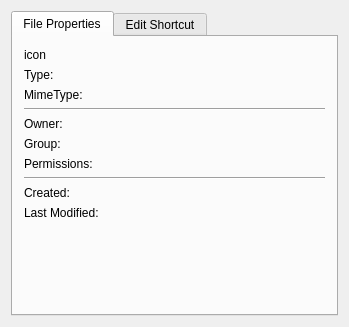
<?xml version="1.0" encoding="UTF-8"?>
<ui version="4.0">
 <class>Dialog</class>
 <widget class="QDialog" name="Dialog">
  <property name="geometry">
   <rect>
    <x>0</x>
    <y>0</y>
    <width>349</width>
    <height>327</height>
   </rect>
  </property>
  <property name="windowTitle">
   <string>File Information</string>
  </property>
  <layout class="QVBoxLayout" name="verticalLayout">
   <item>
    <widget class="QTabWidget" name="tabWidget">
     <property name="currentIndex">
      <number>0</number>
     </property>
     <property name="tabBarAutoHide">
      <bool>true</bool>
     </property>
     <widget class="QWidget" name="tab_file">
      <attribute name="title">
       <string>File Properties</string>
      </attribute>
      <layout class="QFormLayout" name="formLayout">
       <item row="0" column="0">
        <widget class="QLabel" name="label_file_icon">
         <property name="text">
          <string notr="true">icon</string>
         </property>
         <property name="alignment">
          <set>Qt::AlignCenter</set>
         </property>
        </widget>
       </item>
       <item row="3" column="0" colspan="2">
        <widget class="Line" name="line_2">
         <property name="sizePolicy">
          <sizepolicy hsizetype="Expanding" vsizetype="Fixed">
           <horstretch>0</horstretch>
           <verstretch>0</verstretch>
          </sizepolicy>
         </property>
         <property name="orientation">
          <enum>Qt::Horizontal</enum>
         </property>
        </widget>
       </item>
       <item row="4" column="0">
        <widget class="QLabel" name="label">
         <property name="text">
          <string>Owner:</string>
         </property>
        </widget>
       </item>
       <item row="4" column="1">
        <widget class="QLabel" name="label_file_owner">
         <property name="text">
          <string notr="true"/>
         </property>
        </widget>
       </item>
       <item row="5" column="0">
        <widget class="QLabel" name="label_3">
         <property name="text">
          <string>Group:</string>
         </property>
        </widget>
       </item>
       <item row="5" column="1">
        <widget class="QLabel" name="label_file_group">
         <property name="text">
          <string notr="true"/>
         </property>
        </widget>
       </item>
       <item row="6" column="0">
        <widget class="QLabel" name="label_11">
         <property name="text">
          <string>Permissions:</string>
         </property>
        </widget>
       </item>
       <item row="9" column="0" colspan="2">
        <widget class="Line" name="line_3">
         <property name="orientation">
          <enum>Qt::Horizontal</enum>
         </property>
        </widget>
       </item>
       <item row="10" column="0">
        <widget class="QLabel" name="label_7">
         <property name="text">
          <string>Created:</string>
         </property>
        </widget>
       </item>
       <item row="10" column="1">
        <widget class="QLabel" name="label_file_created">
         <property name="toolTip">
          <string>Note: The time a file was created might be more recent than the time modified if the file permissions were changed recently.</string>
         </property>
         <property name="text">
          <string notr="true"/>
         </property>
        </widget>
       </item>
       <item row="11" column="0">
        <widget class="QLabel" name="label_2">
         <property name="text">
          <string>Last Modified:</string>
         </property>
        </widget>
       </item>
       <item row="1" column="0">
        <widget class="QLabel" name="label_5">
         <property name="text">
          <string>Type:</string>
         </property>
        </widget>
       </item>
       <item row="2" column="0">
        <widget class="QLabel" name="label_6">
         <property name="text">
          <string>MimeType:</string>
         </property>
        </widget>
       </item>
       <item row="2" column="1">
        <widget class="QLabel" name="label_file_mimetype">
         <property name="text">
          <string notr="true"/>
         </property>
        </widget>
       </item>
       <item row="1" column="1">
        <widget class="QLabel" name="label_file_type">
         <property name="text">
          <string notr="true"/>
         </property>
        </widget>
       </item>
       <item row="6" column="1">
        <widget class="QLabel" name="label_file_perms">
         <property name="text">
          <string notr="true"/>
         </property>
        </widget>
       </item>
       <item row="11" column="1">
        <widget class="QLabel" name="label_file_modified">
         <property name="text">
          <string notr="true"/>
         </property>
        </widget>
       </item>
      </layout>
     </widget>
     <widget class="QWidget" name="tab_deskedit">
      <attribute name="title">
       <string>Edit Shortcut</string>
      </attribute>
      <layout class="QVBoxLayout" name="verticalLayout_2">
       <property name="spacing">
        <number>2</number>
       </property>
       <property name="leftMargin">
        <number>4</number>
       </property>
       <property name="topMargin">
        <number>4</number>
       </property>
       <property name="rightMargin">
        <number>4</number>
       </property>
       <property name="bottomMargin">
        <number>4</number>
       </property>
       <item>
        <layout class="QGridLayout" name="gridLayout">
         <item row="3" column="0" alignment="Qt::AlignRight">
          <widget class="QLabel" name="lblWorkingDir">
           <property name="text">
            <string>Working dir:</string>
           </property>
          </widget>
         </item>
         <item row="3" column="2">
          <widget class="QPushButton" name="pbWorkingDir">
           <property name="enabled">
            <bool>true</bool>
           </property>
           <property name="text">
            <string/>
           </property>
           <property name="icon">
            <iconset>
             <normalon>../../../../usr/local/share/icons/gnome/32x32/places/folder.png</normalon>
            </iconset>
           </property>
          </widget>
         </item>
         <item row="2" column="2">
          <widget class="QPushButton" name="pbCommand">
           <property name="text">
            <string/>
           </property>
           <property name="icon">
            <iconset>
             <normalon>../../../../usr/local/share/icons/gnome/32x32/actions/gnome-run.png</normalon>
            </iconset>
           </property>
          </widget>
         </item>
         <item row="5" column="1">
          <widget class="QCheckBox" name="cbStartupNotification">
           <property name="text">
            <string>Use startup notification</string>
           </property>
          </widget>
         </item>
         <item row="3" column="1">
          <widget class="QLineEdit" name="lWorkingDir">
           <property name="enabled">
            <bool>true</bool>
           </property>
          </widget>
         </item>
         <item row="4" column="0" alignment="Qt::AlignRight">
          <widget class="QLabel" name="lblIcon">
           <property name="text">
            <string>Icon:</string>
           </property>
          </widget>
         </item>
         <item row="2" column="0" alignment="Qt::AlignRight">
          <widget class="QLabel" name="lblCommand">
           <property name="text">
            <string>Command:</string>
           </property>
          </widget>
         </item>
         <item row="1" column="0" alignment="Qt::AlignRight">
          <widget class="QLabel" name="lblComment">
           <property name="text">
            <string>Comment:</string>
           </property>
          </widget>
         </item>
         <item row="2" column="1">
          <widget class="QLineEdit" name="lCommand"/>
         </item>
         <item row="4" column="1" alignment="Qt::AlignLeft">
          <widget class="QPushButton" name="pbIcon">
           <property name="maximumSize">
            <size>
             <width>275</width>
             <height>16777215</height>
            </size>
           </property>
           <property name="text">
            <string/>
           </property>
           <property name="icon">
            <iconset>
             <normalon>../../../../usr/local/share/icons/gnome/32x32/categories/xfce-graphics.png</normalon>
            </iconset>
           </property>
           <property name="iconSize">
            <size>
             <width>64</width>
             <height>64</height>
            </size>
           </property>
          </widget>
         </item>
         <item row="6" column="1">
          <widget class="QCheckBox" name="cbRunInTerminal">
           <property name="text">
            <string>Run in terminal</string>
           </property>
          </widget>
         </item>
         <item row="0" column="0" alignment="Qt::AlignRight">
          <widget class="QLabel" name="lblName">
           <property name="text">
            <string>Name:</string>
           </property>
          </widget>
         </item>
         <item row="5" column="0" alignment="Qt::AlignRight">
          <widget class="QLabel" name="lblOptions">
           <property name="text">
            <string>Options</string>
           </property>
          </widget>
         </item>
         <item row="0" column="1" colspan="2">
          <widget class="QLineEdit" name="lName"/>
         </item>
         <item row="1" column="1" colspan="2">
          <widget class="QLineEdit" name="lComment"/>
         </item>
        </layout>
       </item>
       <item>
        <widget class="Line" name="line">
         <property name="orientation">
          <enum>Qt::Horizontal</enum>
         </property>
        </widget>
       </item>
       <item>
        <layout class="QHBoxLayout" name="horizontalLayout">
         <item>
          <spacer name="horizontalSpacer">
           <property name="orientation">
            <enum>Qt::Horizontal</enum>
           </property>
           <property name="sizeHint" stdset="0">
            <size>
             <width>40</width>
             <height>20</height>
            </size>
           </property>
          </spacer>
         </item>
         <item>
          <widget class="QPushButton" name="pbCancel">
           <property name="text">
            <string>Cancel</string>
           </property>
          </widget>
         </item>
         <item>
          <widget class="QPushButton" name="pbApply">
           <property name="text">
            <string>Apply</string>
           </property>
          </widget>
         </item>
        </layout>
       </item>
      </layout>
     </widget>
    </widget>
   </item>
  </layout>
 </widget>
 <layoutdefault spacing="6" margin="11"/>
 <tabstops>
  <tabstop>lName</tabstop>
  <tabstop>lComment</tabstop>
  <tabstop>lCommand</tabstop>
  <tabstop>lWorkingDir</tabstop>
  <tabstop>pbIcon</tabstop>
  <tabstop>cbStartupNotification</tabstop>
  <tabstop>cbRunInTerminal</tabstop>
  <tabstop>pbCancel</tabstop>
  <tabstop>pbApply</tabstop>
  <tabstop>pbCommand</tabstop>
  <tabstop>pbWorkingDir</tabstop>
 </tabstops>
 <resources/>
 <connections>
  <connection>
   <sender>pbCancel</sender>
   <signal>clicked()</signal>
   <receiver>Dialog</receiver>
   <slot>close()</slot>
   <hints>
    <hint type="sourcelabel">
     <x>289</x>
     <y>286</y>
    </hint>
    <hint type="destinationlabel">
     <x>274</x>
     <y>316</y>
    </hint>
   </hints>
  </connection>
  <connection>
   <sender>pbApply</sender>
   <signal>clicked()</signal>
   <receiver>Dialog</receiver>
   <slot>accept()</slot>
   <hints>
    <hint type="sourcelabel">
     <x>375</x>
     <y>286</y>
    </hint>
    <hint type="destinationlabel">
     <x>372</x>
     <y>318</y>
    </hint>
   </hints>
  </connection>
 </connections>
</ui>
